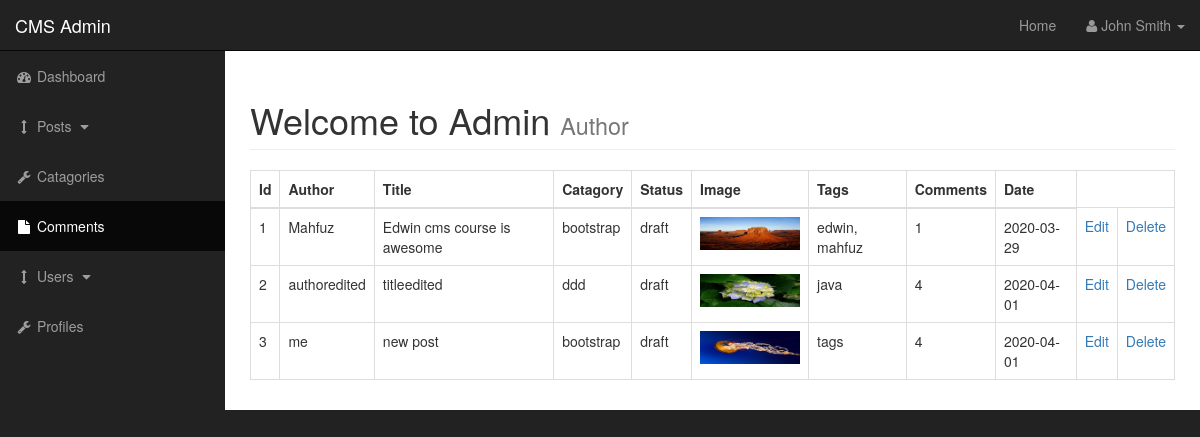
The page /admin/posts.php on the database its author committed.
### tables this page shows
CREATE TABLE `posts` (
  `postId` int(3) NOT NULL,
  `postCatagoryId` int(3) NOT NULL,
  `postTitle` varchar(255) NOT NULL,
  `postAuthor` varchar(255) NOT NULL,
  `postDate` date NOT NULL,
  `postImage` text NOT NULL,
  `postContent` text NOT NULL,
  `postTags` varchar(255) NOT NULL,
  `postCommentCount` int(11) NOT NULL,
  `postStatus` varchar(255) NOT NULL DEFAULT 'draft'
);

CREATE TABLE `catagories` (
  `catId` int(3) NOT NULL,
  `catTitle` varchar(255) NOT NULL
);

### admin/includes/view_all_post.php (the view, shortened to what this page needs)
<table class="table table-bordered table-hover">
                            <thead>
                                <tr>
                                    <th>Id</th>
                                    <th>Author</th>
                                    <th>Title</th>
                                    <th>Catagory</th>
                                    <th>Status</th>
                                    <th>Image</th>
                                    <th>Tags</th>
                                    <th>Comments</th>
                                    <th>Date</th>
                                </tr>
                            </thead>
                            <tbody>
                                <?php
                                $query = "SELECT * FROM posts";
                                $selectPosts = mysqli_query($connection,$query);
                                while($row = mysqli_fetch_assoc($selectPosts)){
                                    $postId = $row['postId'];
                                    $postAuthor = $row['postAuthor'];
                                    $postTitle = $row['postTitle'];
                                    $postCatagoryId = $row['postCatagoryId'];
                                    $postStatus = $row['postStatus'];
                                    $postImage = $row['postImage'];
                                    $postTags = $row['postTags'];
                                    $postCommentCount = $row['postCommentCount'];
                                    $postDate = $row['postDate'];
                                    echo "<tr>";
                                    echo "<td>{$postId}</td>";
                                    echo "<td>{$postAuthor}</td>";
                                    echo "<td>{$postTitle}</td>";
                                    $query = "SELECT * FROM catagories WHERE catId = {$postCatagoryId}";
                                    $selectCatagoriesUpdate = mysqli_query($connection,$query);
                                    while($row = mysqli_fetch_assoc($selectCatagoriesUpdate)){
                                        $catTitle = $row['catTitle'];
                                    echo "<td>{$catTitle}</td>";
                                }
                                    echo "<td>{$postStatus}</td>";
                                    echo "<td><img width='100' src='../images/{$postImage}' alt = 'image'></td>";
                                    echo "<td>{$postTags}</td>";
                                    echo "<td>{$postCommentCount}</td>";
                                    echo "<td>{$postDate}</td>";
                                    echo "<td><a href='posts.php?source=editPost&p_id={$postId}'>Edit</a></td>";
                                    echo "<td><a href='posts.php?delete={$postId}'>Delete</a></td>";
                                    echo "</tr>";
                            }
                                ?>
                            </tbody>
                        </table>

### admin/includes/admin_header.php (shortened to what this page needs)
<!DOCTYPE html>
<html lang="en">
<head>
    <link href="css/bootstrap.min.css" rel="stylesheet">
    <link href="css/sb-admin.css" rel="stylesheet">
    <link href="font-awesome/css/font-awesome.min.css" rel="stylesheet" type="text/css">
</head>
<body>

### admin/posts.php (shortened to what this page needs)
<?php include "includes/admin_header.php"?>
    <div id="wrapper">
        <?php include "includes/admin_nav.php"?>
        <div id="page-wrapper">
            <div class="container-fluid">
                <div class="row">
                    <div class="col-lg-12">
                        <h1 class="page-header">
                            Welcome to Admin
                            <small>Author</small>
                        </h1>
                        <?php
                        if(isset($_GET['source'])){
                            $source = $_GET['source'];
                        }else{
                            $source = '';
                        }
                        switch ($source) {
                            default:
                                include "includes/view_all_post.php";
                                break;
                        }
                        ?>
                    </div>
                </div>
            </div>
        </div>
<?php include "includes/admin_footer.php"?>

### admin/includes/admin_nav.php (shortened to what this page needs)
<nav class="navbar navbar-inverse navbar-fixed-top" role="navigation">
            <div class="navbar-header">
                <a class="navbar-brand" href="index.php">CMS Admin</a>
            </div>
            <ul class="nav navbar-right top-nav">
                <li><a href="../index.php">Home</a></li>
                <li class="dropdown">
                    <a href="#" class="dropdown-toggle" data-toggle="dropdown"><i class="fa fa-user"></i> John Smith <b class="caret"></b></a>
                </li>
            </ul>
            <div class="collapse navbar-collapse navbar-ex1-collapse">
                <ul class="nav navbar-nav side-nav">
                    <li>
                        <a href="index.php"><i class="fa fa-fw fa-dashboard"></i> Dashboard</a>
                    </li>
                    <li>
                        <a href="javascript:;" data-toggle="collapse" data-target="#postsDropdown"><i class="fa fa-fw fa-arrows-v"></i> Posts <i class="fa fa-fw fa-caret-down"></i></a>
                    </li>
                    <li>
                        <a href="./catagories.php"><i class="fa fa-fw fa-wrench"></i> Catagories</a>
                    </li>
                    <li class="active">
                        <a href="blank-page.html"><i class="fa fa-fw fa-file"></i> Comments</a>
                    </li>
                    <li>
                        <a href="javascript:;" data-toggle="collapse" data-target="#demo"><i class="fa fa-fw fa-arrows-v"></i> Users <i class="fa fa-fw fa-caret-down"></i></a>
                    </li>
                    <li>
                        <a href="bootstrap-grid.html"><i class="fa fa-fw fa-wrench"></i> Profiles</a>
                    </li>
                </ul>
            </div>
        </nav>

### admin/includes/admin_footer.php (shortened to what this page needs)
 </div>
</body>
</html>

### admin/css/sb-admin.css (style rules this page uses)
body { margin-top: 100px; background-color: #222; }
@media (min-width:768px) { body { margin-top: 50px; } }
#wrapper { padding-left: 0; }
#page-wrapper { width: 100%; padding: 0; background-color: #fff; }
@media (min-width:768px) { #wrapper { padding-left: 225px; } }
@media (min-width:768px) { #page-wrapper { padding: 10px; } }
.top-nav { padding: 0 15px; }
.top-nav>li { display: inline-block; float: left; }
.top-nav>li>a { padding-top: 15px; padding-bottom: 15px; line-height: 20px; color: #999; }
@media (min-width:768px) { .side-nav { position: fixed; top: 51px; left: 225px; width: 225px; margin-left: -225px; border: none; border-radius: 0; overflow-y: auto; background-color: #222; } }
@media (min-width:768px) { .side-nav>li>a { width: 225px; } }

### rows shown on the page
posts: postId "1", postAuthor "Mahfuz", postTitle "Edwin cms course is awesome", postStatus "draft", postImage (picture), postTags "edwin, mahfuz", postCommentCount "1", postDate "2020-03-29"
catagories: catTitle "bootstrap"
posts: postId "2", postAuthor "authoredited", postTitle "titleedited", postStatus "draft", postImage (picture), postTags "java", postCommentCount "4", postDate "2020-04-01"
catagories: catTitle "ddd"
posts: postId "3", postAuthor "me", postTitle "new post", postStatus "draft", postImage (picture), postTags "tags", postCommentCount "4", postDate "2020-04-01"
